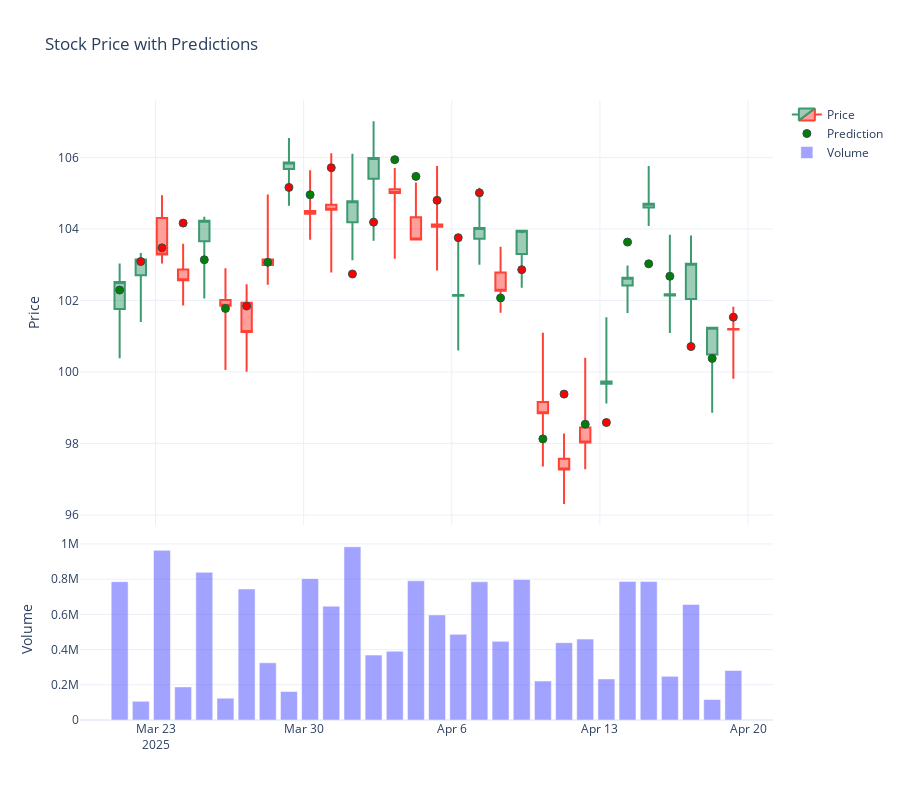

Write notebook code for a chart like this one.
### Code cell
import plotly.graph_objects as go
from plotly.subplots import make_subplots
import pandas as pd
import numpy as np

# Generate sample stock data if you don't have your own
def generate_sample_data(days=30):
    dates = pd.date_range(end=pd.Timestamp.today(), periods=days)
    base_prices = np.cumsum(np.random.normal(0, 2, days)) + 100
    data = {
        'Date': dates,
        'Open': base_prices,
        'High': base_prices + np.random.uniform(0.5, 2, days),
        'Low': base_prices - np.random.uniform(0.5, 2, days),
        'Close': base_prices + np.random.normal(0, 0.5, days),
        'Volume': np.random.randint(100000, 1000000, days),
        'predicted_price': base_prices + np.random.normal(0, 1, days),
        'direction': np.random.choice([1, -1], days)
    }
    return pd.DataFrame(data)

# Create the visualization function
def plot_candlestick_with_predictions(df):
    # Create subplots
    fig = make_subplots(rows=2, cols=1, 
                       shared_xaxes=True, 
                       vertical_spacing=0.02,
                       row_heights=[0.7, 0.3])
    
    # Candlestick chart
    fig.add_trace(go.Candlestick(
        x=df['Date'],
        open=df['Open'],
        high=df['High'],
        low=df['Low'],
        close=df['Close'],
        name='Price'
    ), row=1, col=1)
    
    # Add predictions as markers
    fig.add_trace(go.Scatter(
        x=df['Date'],
        y=df['predicted_price'],
        mode='markers',
        marker=dict(
            color=['green' if x > 0 else 'red' for x in df['direction']],
            size=8,
            line=dict(width=1, color='DarkSlateGrey')
        ),
        name='Prediction'
    ), row=1, col=1)
    
    # Volume bar chart
    fig.add_trace(go.Bar(
        x=df['Date'],
        y=df['Volume'],
        name='Volume',
        marker_color='rgba(100, 100, 255, 0.6)'
    ), row=2, col=1)
    
    # Update layout
    fig.update_layout(
        title='Stock Price with Predictions',
        xaxis_rangeslider_visible=False,
        hovermode='x unified',
        height=800,
        template='plotly_white'
    )
    
    # Update y-axes titles
    fig.update_yaxes(title_text="Price", row=1, col=1)
    fig.update_yaxes(title_text="Volume", row=2, col=1)
    
    # Show the figure
    fig.show()

# Generate and plot sample data
df = generate_sample_data()
plot_candlestick_with_predictions(df)

### Figure 1 — Plotly figure (JSON) as saved in the notebook; plotly's stock layout.template omitted (floating-point values rounded to 4 significant figures)
{"data": [{"close": [102.5, 103.1, 103.3, 102.6, 104.2, 101.8, 101.1, 103.0, 105.9, 104.4, 104.5, 104.8, 106.0, 105.0, 103.7, 104.1, 102.2, 104.0, 102.3, 103.9, 98.85, 97.27, 98.02, 99.73, 102.6, 104.7, 102.2, 103.0, 101.2, 101.2], "high": [103.0, 103.3, 104.9, 103.6, 104.3, 102.9, 102.4, 105.0, 106.5, 105.6, 106.1, 106.1, 107.0, 105.7, 105.3, 105.8, 103.7, 105.2, 103.5, 103.9, 101.1, 98.28, 100.4, 101.5, 103.0, 105.8, 103.8, 103.8, 101.2, 101.8], "low": [100.4, 101.4, 103.0, 101.9, 102.1, 100.1, 100.0, 102.4, 104.7, 103.7, 102.8, 103.1, 103.7, 103.2, 103.7, 102.8, 100.6, 103.0, 101.7, 102.4, 97.35, 96.3, 97.28, 99.12, 101.6, 104.1, 101.1, 100.7, 98.86, 99.81], "name": "Price", "open": [101.8, 102.7, 104.3, 102.9, 103.7, 102.0, 101.9, 103.1, 105.7, 104.5, 104.7, 104.2, 105.4, 105.1, 104.3, 104.1, 102.1, 103.7, 102.8, 103.3, 99.16, 97.57, 98.44, 99.67, 102.4, 104.6, 102.1, 102.0, 100.5, 101.2], "type": "candlestick", "x": ["2025-03-21T07:19:29.940711", "2025-03-22T07:19:29.940711", "2025-03-23T07:19:29.940711", "2025-03-24T07:19:29.940711", "2025-03-25T07:19:29.940711", "2025-03-26T07:19:29.940711", "2025-03-27T07:19:29.940711", "2025-03-28T07:19:29.940711", "2025-03-29T07:19:29.940711", "2025-03-30T07:19:29.940711", "2025-03-31T07:19:29.940711", "2025-04-01T07:19:29.940711", "2025-04-02T07:19:29.940711", "2025-04-03T07:19:29.940711", "2025-04-04T07:19:29.940711", "2025-04-05T07:19:29.940711", "2025-04-06T07:19:29.940711", "2025-04-07T07:19:29.940711", "2025-04-08T07:19:29.940711", "2025-04-09T07:19:29.940711", "2025-04-10T07:19:29.940711", "2025-04-11T07:19:29.940711", "2025-04-12T07:19:29.940711", "2025-04-13T07:19:29.940711", "2025-04-14T07:19:29.940711", "2025-04-15T07:19:29.940711", "2025-04-16T07:19:29.940711", "2025-04-17T07:19:29.940711", "2025-04-18T07:19:29.940711", "2025-04-19T07:19:29.940711"], "xaxis": "x", "yaxis": "y"}, {"marker": {"color": ["green", "red", "red", "red", "green", "green", "red", "green", "red", "green", "red", "red", "red", "green", "green", "red", "red", "red", "green", "red", "green", "red", "green", "red", "green", "green", "green", "red", "green", "red"], "line": {"color": "DarkSlateGrey", "width": 1}, "size": 8}, "mode": "markers", "name": "Prediction", "type": "scatter", "x": ["2025-03-21T07:19:29.940711", "2025-03-22T07:19:29.940711", "2025-03-23T07:19:29.940711", "2025-03-24T07:19:29.940711", "2025-03-25T07:19:29.940711", "2025-03-26T07:19:29.940711", "2025-03-27T07:19:29.940711", "2025-03-28T07:19:29.940711", "2025-03-29T07:19:29.940711", "2025-03-30T07:19:29.940711", "2025-03-31T07:19:29.940711", "2025-04-01T07:19:29.940711", "2025-04-02T07:19:29.940711", "2025-04-03T07:19:29.940711", "2025-04-04T07:19:29.940711", "2025-04-05T07:19:29.940711", "2025-04-06T07:19:29.940711", "2025-04-07T07:19:29.940711", "2025-04-08T07:19:29.940711", "2025-04-09T07:19:29.940711", "2025-04-10T07:19:29.940711", "2025-04-11T07:19:29.940711", "2025-04-12T07:19:29.940711", "2025-04-13T07:19:29.940711", "2025-04-14T07:19:29.940711", "2025-04-15T07:19:29.940711", "2025-04-16T07:19:29.940711", "2025-04-17T07:19:29.940711", "2025-04-18T07:19:29.940711", "2025-04-19T07:19:29.940711"], "xaxis": "x", "y": [102.3, 103.1, 103.5, 104.2, 103.1, 101.8, 101.8, 103.1, 105.2, 105.0, 105.7, 102.7, 104.2, 105.9, 105.5, 104.8, 103.8, 105.0, 102.1, 102.9, 98.13, 99.38, 98.54, 98.58, 103.6, 103.0, 102.7, 100.7, 100.4, 101.5], "yaxis": "y"}, {"marker": {"color": "rgba(100, 100, 255, 0.6)"}, "name": "Volume", "type": "bar", "x": ["2025-03-21T07:19:29.940711", "2025-03-22T07:19:29.940711", "2025-03-23T07:19:29.940711", "2025-03-24T07:19:29.940711", "2025-03-25T07:19:29.940711", "2025-03-26T07:19:29.940711", "2025-03-27T07:19:29.940711", "2025-03-28T07:19:29.940711", "2025-03-29T07:19:29.940711", "2025-03-30T07:19:29.940711", "2025-03-31T07:19:29.940711", "2025-04-01T07:19:29.940711", "2025-04-02T07:19:29.940711", "2025-04-03T07:19:29.940711", "2025-04-04T07:19:29.940711", "2025-04-05T07:19:29.940711", "2025-04-06T07:19:29.940711", "2025-04-07T07:19:29.940711", "2025-04-08T07:19:29.940711", "2025-04-09T07:19:29.940711", "2025-04-10T07:19:29.940711", "2025-04-11T07:19:29.940711", "2025-04-12T07:19:29.940711", "2025-04-13T07:19:29.940711", "2025-04-14T07:19:29.940711", "2025-04-15T07:19:29.940711", "2025-04-16T07:19:29.940711", "2025-04-17T07:19:29.940711", "2025-04-18T07:19:29.940711", "2025-04-19T07:19:29.940711"], "xaxis": "x2", "y": [785814, 106242, 963919, 188111, 838974, 124225, 744134, 325015, 161839, 803118, 646786, 983738, 368676, 391247, 790590, 597101, 486874, 785035, 446848, 798470, 221187, 439447, 459684, 233296, 787437, 786383, 247893, 656697, 116171, 281641], "yaxis": "y2"}], "layout": {"height": 800, "hovermode": "x unified", "title": {"text": "Stock Price with Predictions"}, "xaxis": {"anchor": "y", "domain": [0, 1], "matches": "x2", "rangeslider": {"visible": false}, "showticklabels": false}, "xaxis2": {"anchor": "y2", "domain": [0, 1]}, "yaxis": {"anchor": "x", "domain": [0.314, 1], "title": {"text": "Price"}}, "yaxis2": {"anchor": "x2", "domain": [0, 0.294], "title": {"text": "Volume"}}}}
